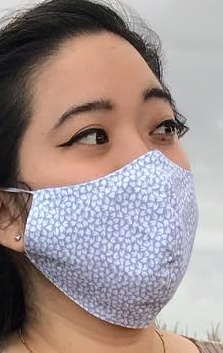
#> input picture data/images/000035_1.jpg, 223 x 353 px; its folder holds only this picture in this run
$ python -i feature_extraction.py   (imports and definitions only)
#> lines starting #> are read from the running program, lines starting #| are printed output that depends on the picture
import cv2
import numpy as np
import os
import requests
import zipfile
from sklearn.model_selection import train_test_split
from pathlib import Path
import shutil
import urllib.parse
import time

class ImageFeatureExtractor:
    def __init__(self, dataset_url=None, classes=None, img_h=224, img_w=224, feature_type='hog', data_dir="./dataset"):
        self.DATASET_URL = dataset_url
        self.CLASSES_LIST = classes
        self.IMAGE_HEIGHT, self.IMAGE_WIDTH = img_h, img_w
        self.FEATURE_TYPE = feature_type
        self.data_dir = data_dir

    # [75 lines left out: functions download_dataset, _download_from_github, not called in this run]

    def extract_hog_features(self, image):
        if len(image.shape) > 2:
            gray = cv2.cvtColor(image, cv2.COLOR_BGR2GRAY)
        else:
            gray = image

        resized = cv2.resize(gray, (self.IMAGE_WIDTH, self.IMAGE_HEIGHT))

        win_size = (self.IMAGE_WIDTH, self.IMAGE_HEIGHT)
        cell_size = (8, 8)
        block_size = (16, 16)
        block_stride = (8, 8)
        num_bins = 9

        hog = cv2.HOGDescriptor(win_size, block_size, block_stride, cell_size, num_bins)
        hog_features = hog.compute(resized)

        return hog_features.flatten()

    # [51 lines left out: functions extract_lbp_features, extract_color_histogram, not called in this run]

    def extract_features(self, image):
        if self.FEATURE_TYPE == 'hog':
            return self.extract_hog_features(image)
        elif self.FEATURE_TYPE == 'lbp':
            return self.extract_lbp_features(image)
        elif self.FEATURE_TYPE == 'color_hist':
            return self.extract_color_histogram(image)
        elif self.FEATURE_TYPE == 'combined':
            hog = self.extract_hog_features(image)
            lbp = self.extract_lbp_features(image)
            color_hist = self.extract_color_histogram(image)
            return np.concatenate([hog, lbp, color_hist])
        else:
            return self.extract_hog_features(image)

    # [148 lines left out: functions discover_classes, create_dataset, extract_and_save_data, load_data, split_data, not called in this run]

>>> import cv2
>>> picture = cv2.imread('../data/images/000035_1.jpg')
#> picture is the input picture: shape (353, 223, 3); mean B, G, R 144, 145.6, 160.3
>>> result = ImageFeatureExtractor().extract_features(picture)
#> in extract_hog_features, `gray = cv2.cvtColor(image, cv2.COLOR_BGR2GRAY)`:
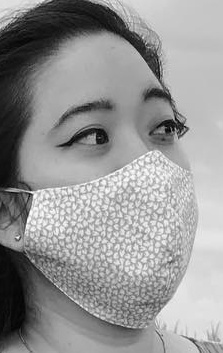
#> gray: shape (353, 223); min 1, max 254, mean 149.8
#> in extract_hog_features, `resized = cv2.resize(gray, (self.IMAGE_WIDTH, self.IMAGE_HEIGHT))`:
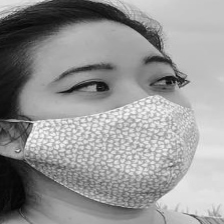
#> resized: shape (224, 224); min 3, max 249, mean 149.7

$ run again, on data/images/000192_1.jpg
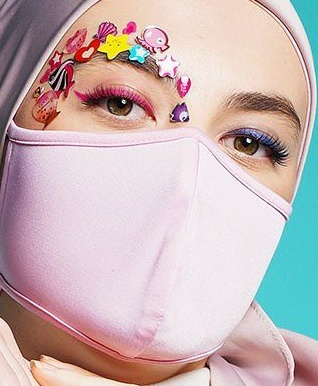
#> input picture data/images/000192_1.jpg, 318 x 386 px
#> picture is the input picture: shape (386, 318, 3); mean B, G, R 180.7, 180.2, 198.9
#> in extract_hog_features, `gray = cv2.cvtColor(image, cv2.COLOR_BGR2GRAY)`:
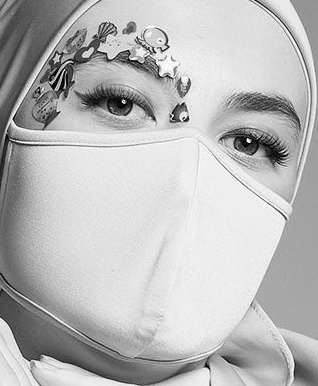
#> gray: shape (386, 318); min 0, max 255, mean 185.8
#> in extract_hog_features, `resized = cv2.resize(gray, (self.IMAGE_WIDTH, self.IMAGE_HEIGHT))`:
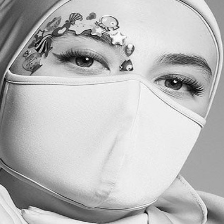
#> resized: shape (224, 224); min 2, max 252, mean 185.7

$ run again, on data/images/000316_1.jpg
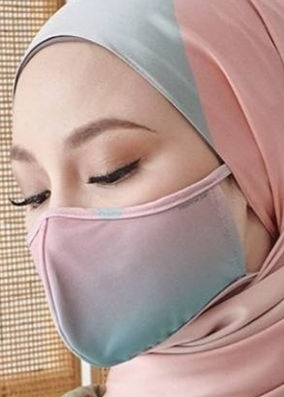
#> input picture data/images/000316_1.jpg, 284 x 397 px
#> picture is the input picture: shape (397, 284, 3); mean B, G, R 148.2, 155.1, 181.5
#> in extract_hog_features, `gray = cv2.cvtColor(image, cv2.COLOR_BGR2GRAY)`:
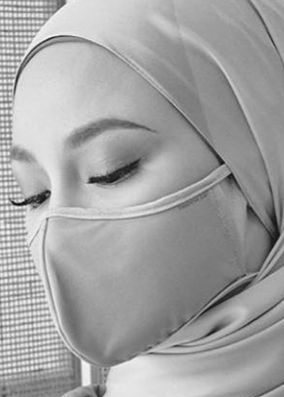
#> gray: shape (397, 284); min 4, max 250, mean 162.2
#> in extract_hog_features, `resized = cv2.resize(gray, (self.IMAGE_WIDTH, self.IMAGE_HEIGHT))`:
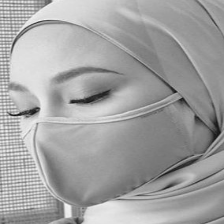
#> resized: shape (224, 224); min 18, max 246, mean 162.1
